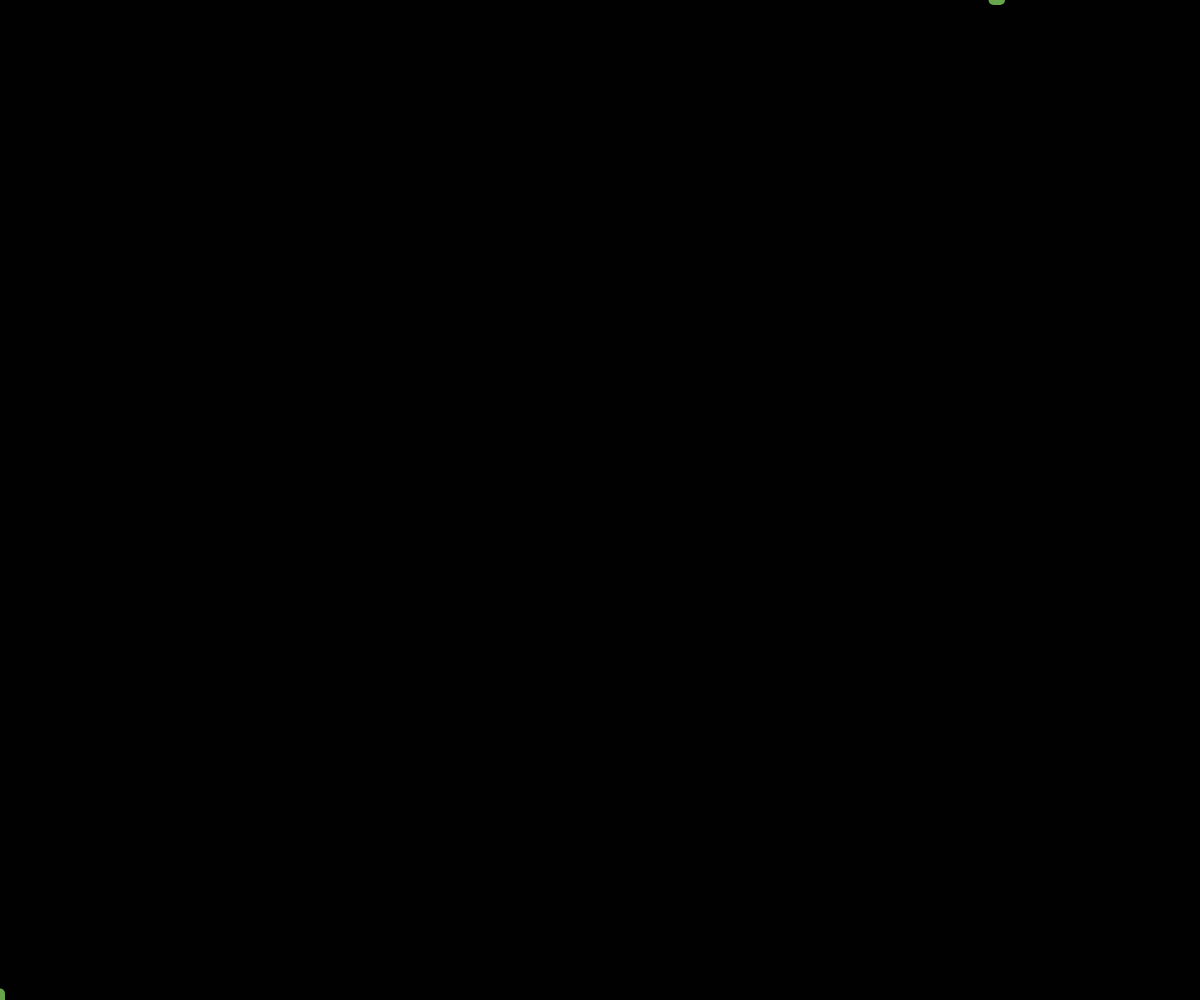
Frame 1 (no input)
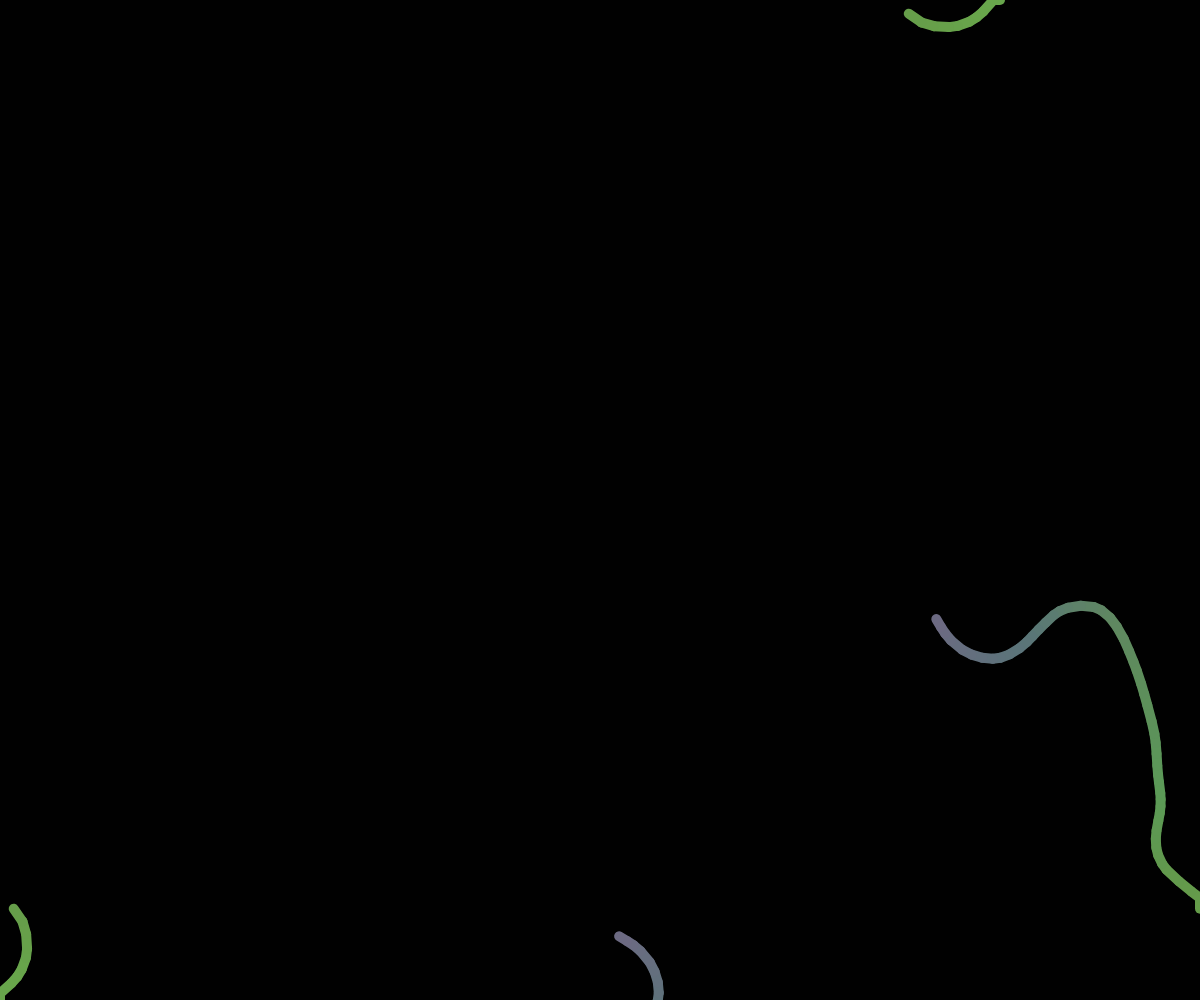
Frame 60 (no input)
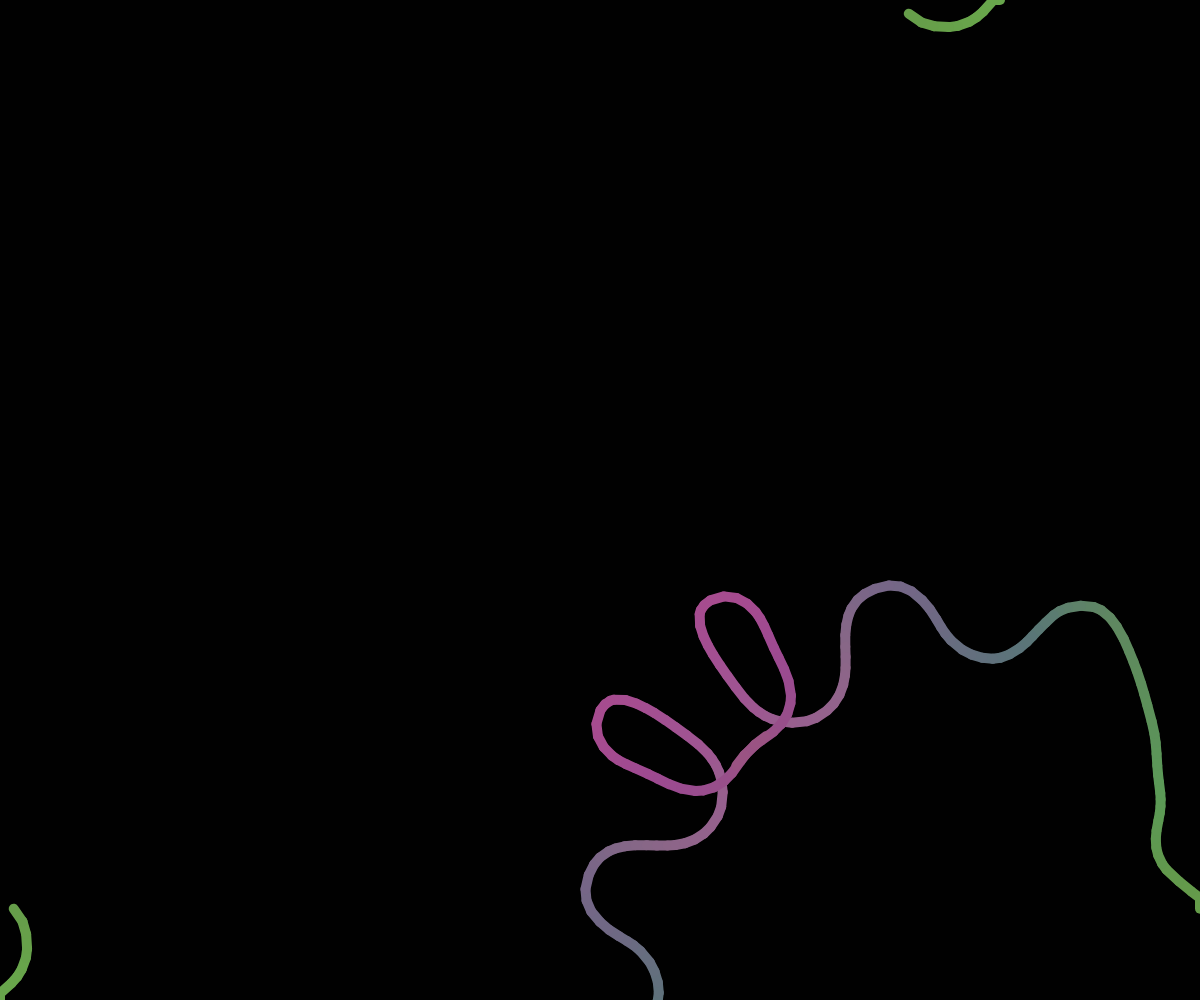
Frame 120 (the mouse pressed at the canvas centre since frame 60)

The p5.js sketch that drew these frames (run headless with seeded random() and noise() and a simulated clock; from frame 60 on, the mouse is pressed at the canvas centre):

// p5.js sketch
// ── sketch.js
let xPos, yPos //not defined until canvas is drawn
let numDirections = 60
let direction = 0
let step = 20 //distance
let t

function setup() {
  createCanvas(windowWidth, windowHeight); //fills the whole space
  //sets the position to center of the canvas
  xPos=width
  yPos=height
  xPrev = xPos
  yPrev = yPos
  background(1); 
  frameRate(500)
  t = 0
}

function draw() {
  direction+=(noise(xPos/100, yPos/100, frameCount/100)-0.5)*HALF_PI
  //changes distance
  step=noise(xPos/10, yPos/10, frameCount/100)*25
  let xStep=cos(direction) * step 
  let yStep=sin(direction) * step 

  xPrev = xPos
  yPrev = yPos
  xPos+=xStep
  yPos+=yStep
  edges()
  
  var r = 255 * noise(t+1);
  var g = 255 * noise(t+2);
  var b = 255 * noise(t+3);
  strokeWeight(10)
  stroke(r, g, b);
  t = t + 0.01;//incremented to cycle through colours
  line(xPrev, yPrev, xPos, yPos) 
  line(yPrev, xPrev, yPos, xPos) 
  line(-xPrev, -yPrev, -xPos, -yPos)
  line(-yPrev, -xPrev, -yPos, -xPos)
  fill(0)

}

function edges(){
  //resets to the other side
  if (xPos<0) {
    xPos=width
    xPrev = xPos 
  } 
    if (xPos>width) {
      xPos=0
      xPrev = xPos
    }
      
  if (yPos<0) {
    yPos=height
    yPrev = yPos
  }
  if (yPos>height) {
    yPos=0
  yPrev = yPos}
  
}
